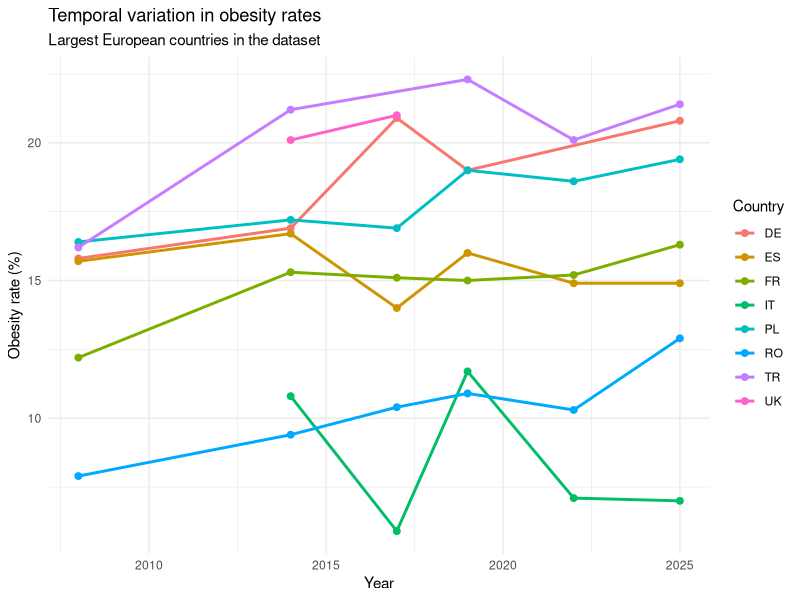

The R source for this figure:
## ---- chunk 1
knitr::opts_chunk$set(message = FALSE, warning = FALSE, collapse = TRUE, comment = "#>")
library(tidyverse)
## ---- chunk 2

# Load the saved datasets from our repository
bmi_edu <- read_csv("data/bmi_edu.csv")
obesity_trend <- read_csv("data/obesity_trend.csv")

## ---- chunk 3
head(bmi_edu)
head(obesity_trend)
## ---- chunk 4
variables <- tribble(
  ~Variable,     ~Type,        ~Dataset,   ~Meaning,
  "freq",        "character",  "both",     "data frequency (A = annual)",
  "unit",        "character",  "both",     "unit of measurement (PC = percentage)",
  "bmi",         "character",  "both",     "BMI category (e.g. overweight, obese)",
  "isced11",     "character",  "bmi_edu",  "education level (ISCED 2011 group)",
  "sex",         "character",  "bmi_edu",  "sex (M, F, T = total)",
  "age",         "character",  "bmi_edu",  "age group",
  "geo",         "character",  "both",     "country (Eurostat code)",
  "TIME_PERIOD", "numeric",    "both",     "survey year",
  "values",      "numeric",    "both",     "share of people in that category"
)

knitr::kable(variables, caption = "Variables in the two datasets.")
## ---- chunk 5
bmi_edu_clean <- bmi_edu %>%
  filter(
    bmi == "BMI_GE30",                        # Keep only Obese rows
    isced11 %in% c("ED0-2", "ED3_4", "ED5-8"), # Separate the 3 education groups
    sex == "T",                              # Combined sexes
    age == "TOTAL"                          # Combined adult age group
  ) %>%
  select(geo, TIME_PERIOD, isced11, bmi_value = values) %>%
  drop_na(bmi_value)
  
## ---- chunk 6

obesity_trend_clean <- obesity_trend %>%
  filter(
    bmi == "BMI_GE30" # Keep only Obese rows since that's what we are comparing
  ) %>%
  select(geo, TIME_PERIOD, trend_value = values) %>%
  drop_na(trend_value)
## ---- chunk 7
combined_dataset <- inner_join(bmi_edu_clean, obesity_trend_clean, by = c("geo", "TIME_PERIOD"))
## ---- chunk 8
# Create Variable 1: Human-readable education levels
bmi_edu_with_var1 <- combined_dataset %>%
  mutate(
    edu_level = case_when(
      isced11 == "ED0-2" ~ "Low Education",
      isced11 == "ED3_4" ~ "Medium Education",
      isced11 == "ED5-8" ~ "High Education"
    )
  )
## ---- chunk 9
# Reshaping before subtracting
gap_data <- bmi_edu_with_var1 %>%
  # 1. Isolate the columns we need
  select(geo, TIME_PERIOD, edu_level, bmi_value) %>%
  
  # 2.Flip the rows into columns
  pivot_wider(
    names_from = edu_level, 
    values_from = bmi_value
  )
## ---- chunk 10

# Create Variable 2: Calculate the obesity inequality gap
final_gap_data <- gap_data %>%
  mutate(
    obesity_gap = `Low Education` - `High Education`
  )
## ---- chunk 11
# First I make a vector of the landcodes of the countries in Europe with the largest population, because using every country from the datasets will make the visualisation really chaotic.
largest_european_countries <- c("RU", "TR", "DE", "UK", "FR", "IT", "ES", "UA", "PL", "RO")
# RU:Russia, TR:Turkey, DE:Germany, UK:UnitedKingdom, FR:France, IT:Italy, ES:Spain, UA:Ukraine, PL:Poland, RO:Romania

# The following code only selects the countries that are ACTUALLY in the dataset. So now if Russia, for example, is not in the dataset, R does not crash.
selected_countries <- largest_european_countries[
  largest_european_countries %in% obesity_trend_clean$geo
]

# This line shows the countries that are selected.
selected_countries

obesity_trend_clean %>% 
  filter(geo %in% selected_countries) %>% 
  ggplot(aes(x = TIME_PERIOD, y = trend_value, color = geo, group = geo)) +
  geom_line(linewidth = 1) +
  geom_point(size = 2) +
    labs(
      title = "Temporal variation in obesity rates",
      subtitle = "Largest European countries in the dataset",
      x = "Year",
      y = "Obesity rate (%)",
      color = "Country"
    ) +
    theme_minimal()
# line 185: we can not use final_gap_data because otherwise we do not have the required periods since this only has 2014 and 2019, that is why I used obesity_trend_clean because now we have more than enough periods.
# Line 186: This filters only the selected countries from the dataset
# Line 187: this plots the obesity over time, x is the years on the x-axis, y is the obesity rate on the y-axis, color equals geo gives every country a different color, and group=geo connects all the lines.
# Lines 188-197: the codes show how the lines are shown for example the width etc, it also creates the titles and the info of everything that is shown in the visualisation.
  
## ---- chunk 12

## ---- chunk 13
